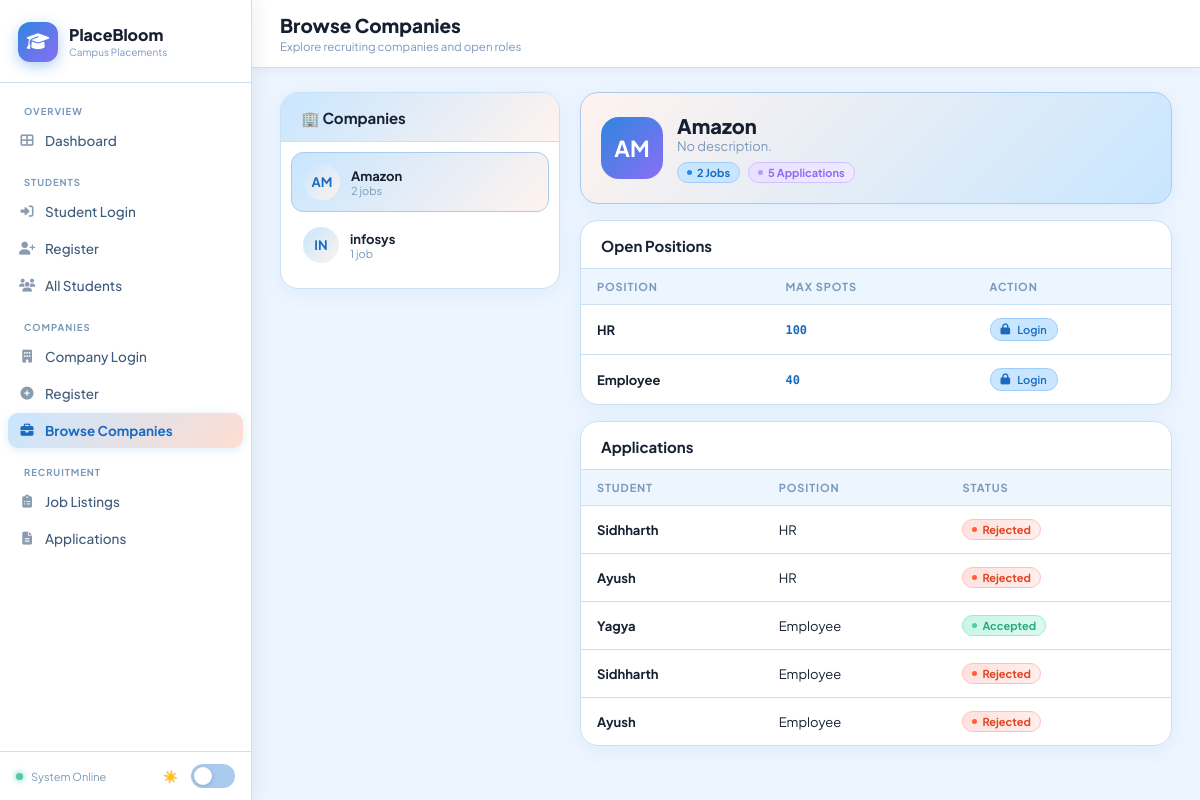
/companies/, run on the app's committed database.
### placement/models.py (models this page shows, shortened)
class Company(models.Model):
    company_id = models.AutoField(primary_key=True)
    name = models.CharField(max_length=150)
    description = models.TextField(blank=True)
    website_link = models.URLField(blank=True)
    location = models.CharField(max_length=120, blank=True)
    password = models.CharField(max_length=128, blank=True)

class Job(models.Model):
    job_id = models.AutoField(primary_key=True)
    company = models.ForeignKey(Company, on_delete=models.CASCADE, related_name='jobs')
    section = models.ForeignKey(PlacementSection, on_delete=models.SET_NULL, null=True, blank=True, related_name='jobs')
    position = models.CharField(max_length=120)
    description = models.TextField(blank=True)
    max_applicants = models.PositiveIntegerField(default=100)
    pay_rate = models.CharField(max_length=80, blank=True)
    post_date = models.DateField(auto_now_add=True)

class Application(models.Model):
    app_id = models.AutoField(primary_key=True)
    student = models.ForeignKey(Student, on_delete=models.CASCADE, related_name='applications')
    job = models.ForeignKey(Job, on_delete=models.CASCADE, related_name='applications')
    status = models.CharField(max_length=60, default='pending')
    applied_at = models.DateTimeField(auto_now_add=True)

class Student(models.Model):
    student_id = models.AutoField(primary_key=True)
    name = models.CharField(max_length=120)
    roll_no = models.CharField(max_length=50, unique=True)
    email = models.EmailField(unique=True)
    phone = models.CharField(max_length=30, blank=True)
    password = models.CharField(max_length=128)
    profile_pic = models.URLField(blank=True)
    github = models.URLField(blank=True)
    linkedin = models.URLField(blank=True)
    resume = models.URLField(blank=True)
    skills = models.TextField(blank=True)

### placement/views.py (the view)
# urls.py: path('companies/', views.companies, name='companies'),
def companies(request, company_id=None):
    companies = Company.objects.all().prefetch_related('jobs')
    selected_company_id = company_id or request.GET.get('company_id')
    selected_company_id = int(selected_company_id) if selected_company_id and str(selected_company_id).isdigit() else None
    if selected_company_id is None and companies:
        selected_company_id = companies.first().company_id
    selected = companies.filter(company_id=selected_company_id).first() if selected_company_id else None
    applications = Application.objects.filter(job__company=selected).select_related('student', 'job') if selected else []
    return render(request, 'placement/companies.html', {
        'companies': companies,
        'selected_company': selected,
        'applications': applications,
        'selected_company_id': selected_company_id,
    })

### placement/templates/placement/companies.html (shortened to what this page needs)
{% extends 'placement/base.html' %}
{% block page_title %}Browse Companies{% endblock %}
{% block page_sub %}Explore recruiting companies and open roles{% endblock %}
{% block nco %}active{% endblock %}
{% block content %}
<div style="display:grid;grid-template-columns:280px 1fr;gap:20px;">
  <div class="card" style="height:fit-content;">
    <div class="card-head" style="background:linear-gradient(135deg,var(--sky),var(--peach));border-radius:var(--r) var(--r) 0 0;"><span class="card-title">🏢 Companies</span></div>
    <div style="padding:10px;">
      {% for company in companies %}
      <a href="?company_id={{ company.company_id }}" style="display:flex;align-items:center;gap:11px;padding:11px 12px;border-radius:12px;text-decoration:none;margin-bottom:4px;transition:all .15s;{% if selected_company_id == company.company_id %}background:linear-gradient(135deg,var(--sky),var(--peach));border:1.5px solid var(--border2);{% endif %}">
        <div class="av av-sm" style="background:linear-gradient(135deg,var(--sky),var(--peach));color:var(--blue2);">{{ company.name|slice:":2"|upper }}</div>
        <div><div class="fw7 sm" style="color:var(--text);">{{ company.name }}</div><div class="xs muted">{{ company.jobs.count }} job{{ company.jobs.count|pluralize }}</div></div>
      </a>
      {% empty %}<div class="empty" style="border:none;padding:20px;"><i class="fas fa-building"></i><p>No companies.</p></div>{% endfor %}
    </div>
  </div>
  <div>
    {% if selected_company %}
    <div class="card mb4" style="background:linear-gradient(135deg,var(--peach),var(--sky));border-color:var(--border2);">
      <div class="card-body"><div class="flex aic g3" style="flex-wrap:wrap;">
        <div class="av av-lg" style="background:linear-gradient(135deg,var(--blue),var(--lav2));color:#fff;">{{ selected_company.name|slice:":2"|upper }}</div>
        <div><div style="font-size:20px;font-weight:800;">{{ selected_company.name }}</div><div class="muted sm">{{ selected_company.description|default:"No description." }}</div>
        <div class="flex g2" style="margin-top:8px;"><span class="badge badge-blue">{{ selected_company.jobs.count }} Jobs</span><span class="badge badge-lav">{{ applications|length }} Applications</span></div></div>
      </div></div>
    </div>
    <div class="card mb4">
      <div class="card-head"><span class="card-title">Open Positions</span></div>
      {% if selected_company.jobs.all %}<div class="tbl-wrap"><table>
        <thead><tr><th>Position</th><th>Max Spots</th><th>Action</th></tr></thead>
        <tbody>{% for job in selected_company.jobs.all %}<tr>
          <td class="fw7 sm">{{ job.position }}</td>
          <td class="mono fw7" style="color:var(--blue2);">{{ job.max_applicants }}</td>
          <td>{% if request.session.student_id %}<a href="{% url 'placement:application_create_job' job.job_id %}" class="btn btn-primary btn-xs"><i class="fas fa-paper-plane"></i> Apply</a>{% else %}<a href="{% url 'placement:student_login' %}" class="btn btn-soft btn-xs"><i class="fas fa-lock"></i> Login</a>{% endif %}</td>
        </tr>{% endfor %}</tbody>
      </table></div>
      {% else %}<div class="empty" style="border:none;padding:24px;"><i class="fas fa-briefcase"></i><p>No jobs posted.</p></div>{% endif %}
    </div>
    {% if applications %}
    <div class="card">
      <div class="card-head"><span class="card-title">Applications</span></div>
      <div class="tbl-wrap"><table>
        <thead><tr><th>Student</th><th>Position</th><th>Status</th></tr></thead>
        <tbody>{% for app in applications %}<tr>
          <td class="fw7 sm">{{ app.student.name }}</td><td class="sm">{{ app.job.position }}</td>
          <td>{% if app.status == 'accepted' %}<span class="badge badge-accepted">Accepted</span>{% elif app.status == 'rejected' %}<span class="badge badge-rejected">Rejected</span>{% else %}<span class="badge badge-pending">Pending</span>{% endif %}</td>
        </tr>{% endfor %}</tbody>
      </table></div>
    </div>{% endif %}
    {% else %}<div class="card"><div class="empty" style="padding:70px;"><i class="fas fa-mouse-pointer"></i><p>Select a company from the left to view details.</p></div></div>{% endif %}
  </div>
</div>
{% endblock %}

### placement/templates/placement/base.html (style rules this page uses)
[data-theme="light"] { --bg: #edf5ff; --bg2: #e2efff; --surface: #ffffff; --surface2: #f4f9ff; --peach: #fff3ee; --peach2: #ffddd0; --peach3: #ffbfa8; --sky: #c8e6ff; --sky2: #a0cdff; --sky3: #5ba3e8; --blue: #2e86de; --blue2: #1a6bbf; --coral: #ff5e3a; --coral2: #e04520; --mint: #4ecba8; --mint2: #2da882; --lav: #b39dfa; --lav2: #8b6ef5; --amber: #f59e0b; --text: #162032; --text2: #3d5a7a; --text3: #7a99bb; --border: #cce0f5; --border2: #aacbee; --topbar-bg: #ffffff; --sidebar-bg:#ffffff; --card-bg: #ffffff; --input-bg: #edf5ff; --hover-bg: #edf5ff; --shadow: 0 4px 20px rgba(46,134,222,.08); --shadow2: 0 8px 32px rgba(46,134,222,.16); }
*, *::before, *::after { box-sizing: border-box; margin: 0; padding: 0; }
html { scroll-behavior: smooth; }
body { font-family: 'Plus Jakarta Sans', sans-serif; background: var(--bg); color: var(--text); min-height: 100vh; display: flex; transition: background .3s, color .3s; }
.card { background: var(--card-bg); border: 1.5px solid var(--border); border-radius: 18px; box-shadow: var(--shadow); overflow: hidden; transition: background .3s, border-color .3s, box-shadow .2s; }
.card-head { padding: 15px 20px 13px; border-bottom: 1.5px solid var(--border); display: flex; align-items: center; justify-content: space-between; }
.card-title { font-weight: 700; font-size: 15px; color: var(--text); }
.card-body { padding: 20px; }
.btn { display: inline-flex; align-items: center; gap: 7px; padding: 9px 18px; border-radius: 11px; font-size: 13px; font-weight: 600; border: none; cursor: pointer; text-decoration: none; font-family: 'Plus Jakarta Sans', sans-serif; transition: all .18s; white-space: nowrap; }
.btn-soft { background: var(--sky); color: var(--blue2); border: 1.5px solid var(--sky2); }
.btn-xs { padding: 4px 10px; font-size: 11px; }
.badge { display: inline-flex; align-items: center; gap: 5px; padding: 3px 9px; border-radius: 20px; font-size: 11px; font-weight: 700; }
.badge::before { content: ''; width: 5px; height: 5px; border-radius: 50%; }
.badge-accepted { background: linear-gradient(135deg,#c8f5e8,#ddfaf0); color: var(--mint2); border: 1.5px solid #9de8cf; }
.badge-accepted::before { background: var(--mint); }
.badge-rejected { background: linear-gradient(135deg,#ffe0dc,#fff0ee); color: var(--coral2); border: 1.5px solid #ffbfb8; }
.badge-rejected::before { background: var(--coral); }
.badge-blue { background: var(--sky); color: var(--blue2); border: 1.5px solid var(--sky2); }
.badge-blue::before { background: var(--blue); }
.badge-lav { background: linear-gradient(135deg,#e8e0ff,#f0ebff); color: var(--lav2); border: 1.5px solid #d0c2fc; }
.badge-lav::before { background: var(--lav); }
.tbl-wrap { overflow-x: auto; }
table { width: 100%; border-collapse: collapse; }
thead th { padding: 11px 16px; font-size: 11px; font-weight: 700; text-transform: uppercase; letter-spacing: .08em; color: var(--text3); border-bottom: 1.5px solid var(--border); background: var(--bg); text-align: left; }
tbody td { padding: 13px 16px; font-size: 13px; border-bottom: 1px solid var(--border); vertical-align: middle; }
tbody tr:last-child td { border-bottom: none; }
tbody tr { transition: background .12s; }
.av { border-radius: 50%; display: flex; align-items: center; justify-content: center; font-weight: 700; flex-shrink: 0; }
.av-sm { width: 36px; height: 36px; font-size: 13px; }
.av-lg { width: 62px; height: 62px; font-size: 22px; border-radius: 18px; }
.flex { display: flex; }
.aic { align-items: center; }
.g2 { gap: 8px; }
.g3 { gap: 14px; }
.mb4 { margin-bottom: 16px; }
.mono { font-family: 'DM Mono', monospace; font-size: 12px; }
.muted { color: var(--text3); }
.xs { font-size: 11px; }
.sm { font-size: 13px; }
.fw7 { font-weight: 700; }

### data on the page
Company: name "AM", name "Amazon", jobs.count "2", description "No description."
Company: name "IN", name "infosys", jobs.count "1"
Job: position "HR", max_applicants "100"
Job: position "Employee", max_applicants "40"
Application: student.name "Sidhharth", job.position "HR", status "Rejected"
Application: student.name "Ayush", job.position "HR", status "Rejected"
Application: student.name "Yagya", job.position "Employee", status "Accepted"
Application: student.name "Sidhharth", job.position "Employee", status "Rejected"
Application: student.name "Ayush", job.position "Employee", status "Rejected"

### other printed values
{{ applications|length }} "5"
